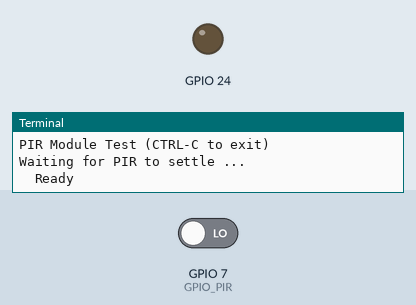
Bench run of a program on a simulated Raspberry Pi (BCM pin numbers). Parts: output pins drawn as LEDs (lit = HIGH), the last lines printed to the terminal. The inputs (shaded band) are chosen by the test bench; at power-on: GPIO 7 (GPIO_PIR) LOW. Sending an e-mail succeeds after 1 s.

Above: at 1.7 s.
1.8 s: GPIO 7 (GPIO_PIR) driven HIGH
At 3.1 s:
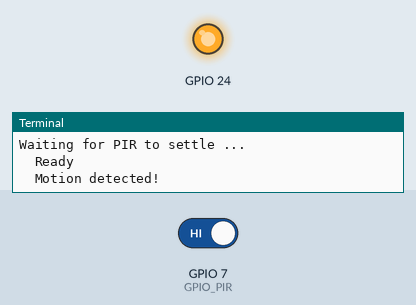
Timing chart, 0 to 6.3 s (numbered marks = the images above; inputs shaded):
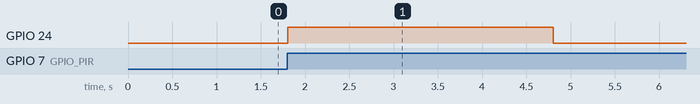

Measured:
- after the input at 1.8 s, GPIO 24: LOW → HIGH at once, → LOW 3.0 s later

The program:

Motion_Detection.py
```python
import RPi.GPIO as GPIO
import time
import smtplib

sender='viruskilled@gmail.com'
receivers='pratap.sps20@gmail.com,aishhwar.singh3@gmail.com'

message="""From: Raspberry pi
Breach Detected at home. Take Action.
"""
username='viruskilled@gmail.com'
password='***********'
server=smtplib.SMTP('smtp.gmail.com:587')
server.starttls()
GPIO.setmode(GPIO.BCM)

# Define GPIO to use on Pi
GPIO_PIR = 7

print "PIR Module Test (CTRL-C to exit)"

# Set pin as input
GPIO.setup(GPIO_PIR,GPIO.IN)

Current_State  = 0
Previous_State = 0

try:

  print "Waiting for PIR to settle ..."

  # Loop until PIR output is 0
  while GPIO.input(GPIO_PIR)==1:
    Current_State  = 0

  print "  Ready"

  # Loop until users quits with CTRL-C
  while True :

    # Read PIR state
    Current_State = GPIO.input(GPIO_PIR)

    if Current_State==1 and Previous_State==0:
      # PIR is triggered
      print "  Motion detected!"
      GPIO.setup(24,GPIO.OUT)
      GPIO.output(24,0)
      GPIO.output(24,1)
      time.sleep(3)
      GPIO.output(24,0)

      server.login(username,password)
      server.sendmail(sender,receivers,message)

      # Record previous state
      Previous_State=1
    elif Current_State==0 and Previous_State==1:
      # PIR has returned to ready state
      print "  Ready"
      Previous_State=0

    # Wait for 10 milliseconds
    time.sleep(0.01)

except KeyboardInterrupt:
  print "  Quit"
  # Reset GPIO settings
  GPIO.cleanup()
```
